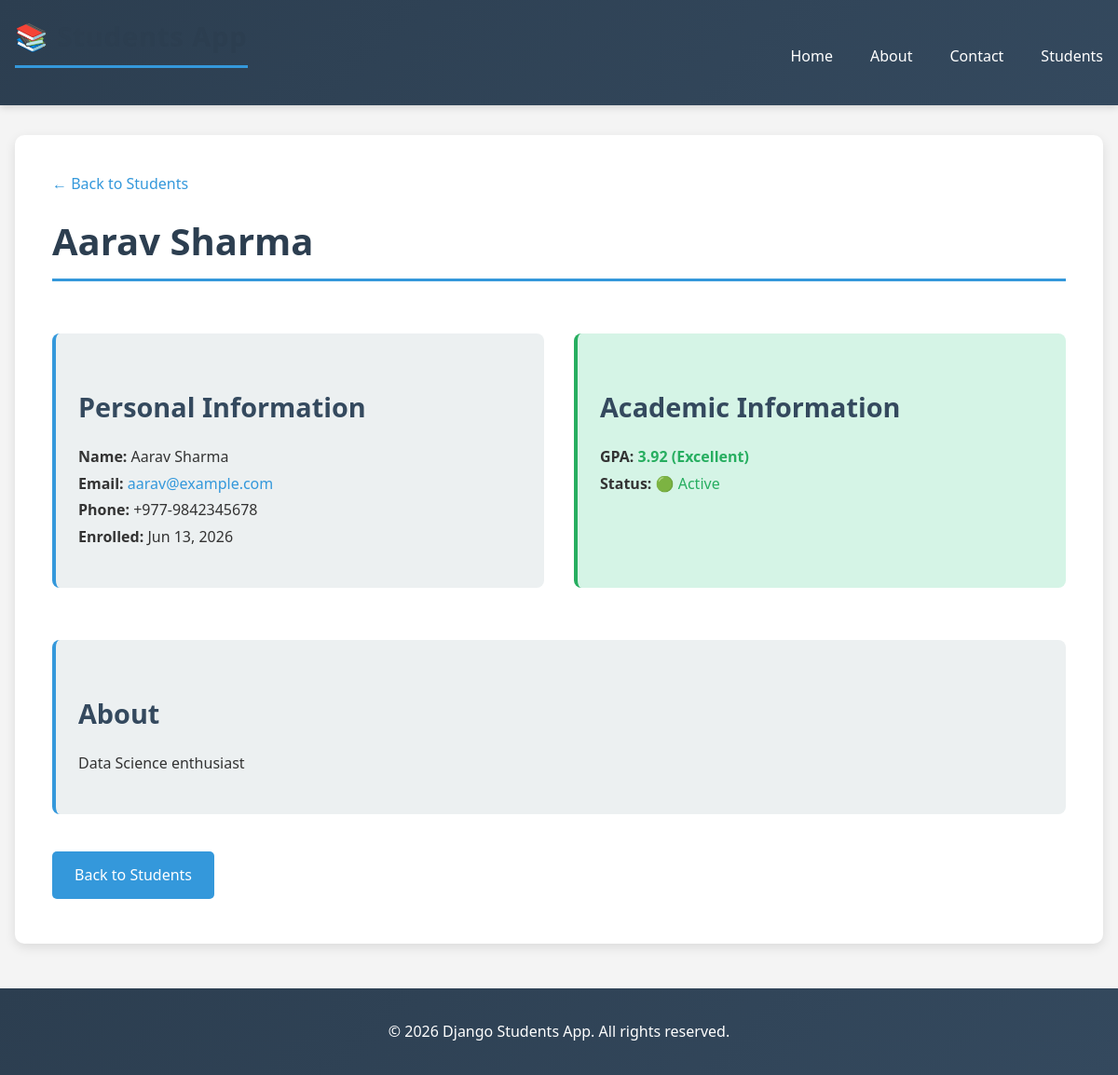
The page /students/students/2/ on the database its author committed.
### students/models.py (models this page shows, shortened)
class Student(models.Model):
    first_name = models.CharField(max_length=100)
    last_name = models.CharField(max_length=100)
    email = models.EmailField(unique=True)
    phone = models.CharField(max_length=15, blank=True)
    enrollment_date = models.DateField(auto_now_add=True)
    gpa = models.DecimalField(max_digits=3, decimal_places=2, default=0.0)
    is_active = models.BooleanField(default=True)
    bio = models.TextField(blank=True)
    class Meta:
        ordering = ['first_name']
    def get_full_name(self):
        return f"{self.first_name} {self.last_name}"

### students/views.py (the view)
# urls.py: path('students/<int:pk>/', views.students_detail, name='students_detail'),
def students_detail(request, pk):
    student = get_object_or_404(Student, pk=pk)
    context = {
        'student': student,
    }
    return render(request, 'students/students_detail.html', context)

### students/templates/students/students_detail.html (shortened to what this page needs)
{% extends "base.html" %}
{% block content %}
    <a href="{% url 'students_list' %}" style="color: #3498db; margin-bottom: 1rem; display: inline-block;">
        ← Back to Students
    </a>
    <h1>{{ student.get_full_name|title }}</h1>
    <div class="grid-2" style="margin: 2rem 0;">
        <div class="info-box">
            <h2>Personal Information</h2>
            <p>
                <strong>Name:</strong> {{ student.get_full_name|title }}<br>
                <strong>Email:</strong> <a href="mailto:{{ student.email }}">{{ student.email|lower }}</a><br>
                <strong>Phone:</strong> {{ student.phone }}<br>
                <strong>Enrolled:</strong> {{ student.enrollment_date|date:"M d, Y" }}
            </p>
        </div>
        <div class="success-box">
            <h2>Academic Information</h2>
            <p>
                <strong>GPA:</strong>
                {% if student.gpa >= 3.8 %}
                    <span style="color: #27ae60; font-weight: bold;">{{ student.gpa }} (Excellent)</span>
                {% elif student.gpa >= 3.5 %}
                    <span style="color: #2980b9; font-weight: bold;">{{ student.gpa }} (Very Good)</span>
                {% elif student.gpa >= 3.0 %}
                    <span style="color: #f39c12; font-weight: bold;">{{ student.gpa }} (Good)</span>
                {% else %}
                    <span style="color: #e74c3c; font-weight: bold;">{{ student.gpa }} (Needs Improvement)</span>
                {% endif %}
                <br>
                <strong>Status:</strong>
                {% if student.is_active %}
                    <span style="color: #27ae60;">🟢 Active</span>
                {% else %}
                    <span style="color: #e74c3c;">🔴 Inactive</span>
                {% endif %}
            </p>
        </div>
    </div>
    {% if student.bio %}
        <div class="info-box">
            <h2>About</h2>
            <p>{{ student.bio|truncatechars:200 }}</p>
        </div>
    {% endif %}
    <div style="margin-top: 2rem;">
        <a href="{% url 'students_list' %}" class="btn btn-primary">Back to Students</a>
    </div>
{% endblock %}

### students/static/students/css/style.css (style rules this page uses)
* { margin: 0; padding: 0; box-sizing: border-box; }
body { font-family: 'Segoe UI', Tahoma, Geneva, Verdana, sans-serif; background-color: #f4f4f4; color: #333; line-height: 1.6; }
a { color: #3498db; text-decoration: none; transition: color 0.3s ease; }
h1 { font-size: 2.5rem; color: #2c3e50; margin-bottom: 1.5rem; border-bottom: 3px solid #3498db; padding-bottom: 0.5rem; }
h2 { font-size: 1.8rem; color: #34495e; margin-top: 2rem; margin-bottom: 1rem; }
p { margin: 1rem 0; line-height: 1.8; }
.info-box { background-color: #ecf0f1; padding: 1.5rem; border-radius: 8px; margin: 1.5rem 0; border-left: 4px solid #3498db; }
.success-box { background-color: #d5f4e6; padding: 1.5rem; border-radius: 8px; margin: 1.5rem 0; border-left: 4px solid #27ae60; }
.grid-2 { display: grid; grid-template-columns: 1fr 1fr; gap: 2rem; margin: 2rem 0; }
.btn { display: inline-block; padding: 0.8rem 1.5rem; background-color: #3498db; color: white; border: none; border-radius: 5px; cursor: pointer; transition: all 0.3s ease; font-size: 1rem; margin: 0.5rem 0.5rem 0.5rem 0; }
.btn-primary { background-color: #3498db; }

### rows shown on the page
Student: get_full_name "Aarav Sharma", email "aarav@example.com", phone "+977-9842345678", enrollment_date "Jun 13, 2026", gpa "3.92", bio "Data Science enthusiast"
